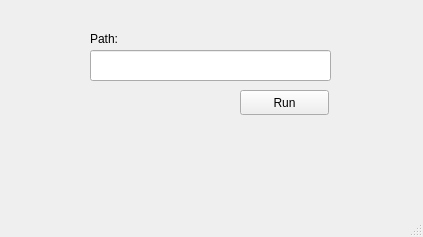
<?xml version="1.0" encoding="UTF-8"?>
<ui version="4.0">
 <class>MainWindow</class>
 <widget class="QMainWindow" name="MainWindow">
  <property name="geometry">
   <rect>
    <x>0</x>
    <y>0</y>
    <width>423</width>
    <height>237</height>
   </rect>
  </property>
  <property name="windowTitle">
   <string>EXEonLinux</string>
  </property>
  <widget class="QWidget" name="centralwidget">
   <widget class="QLineEdit" name="lineEdit">
    <property name="geometry">
     <rect>
      <x>90</x>
      <y>50</y>
      <width>241</width>
      <height>31</height>
     </rect>
    </property>
   </widget>
   <widget class="QPushButton" name="pushButton">
    <property name="geometry">
     <rect>
      <x>240</x>
      <y>90</y>
      <width>89</width>
      <height>25</height>
     </rect>
    </property>
    <property name="text">
     <string>Run</string>
    </property>
   </widget>
   <widget class="QLabel" name="label">
    <property name="geometry">
     <rect>
      <x>90</x>
      <y>30</y>
      <width>67</width>
      <height>17</height>
     </rect>
    </property>
    <property name="text">
     <string>Path:</string>
    </property>
   </widget>
  </widget>
  <widget class="QStatusBar" name="statusbar"/>
 </widget>
 <resources/>
 <connections/>
</ui>
